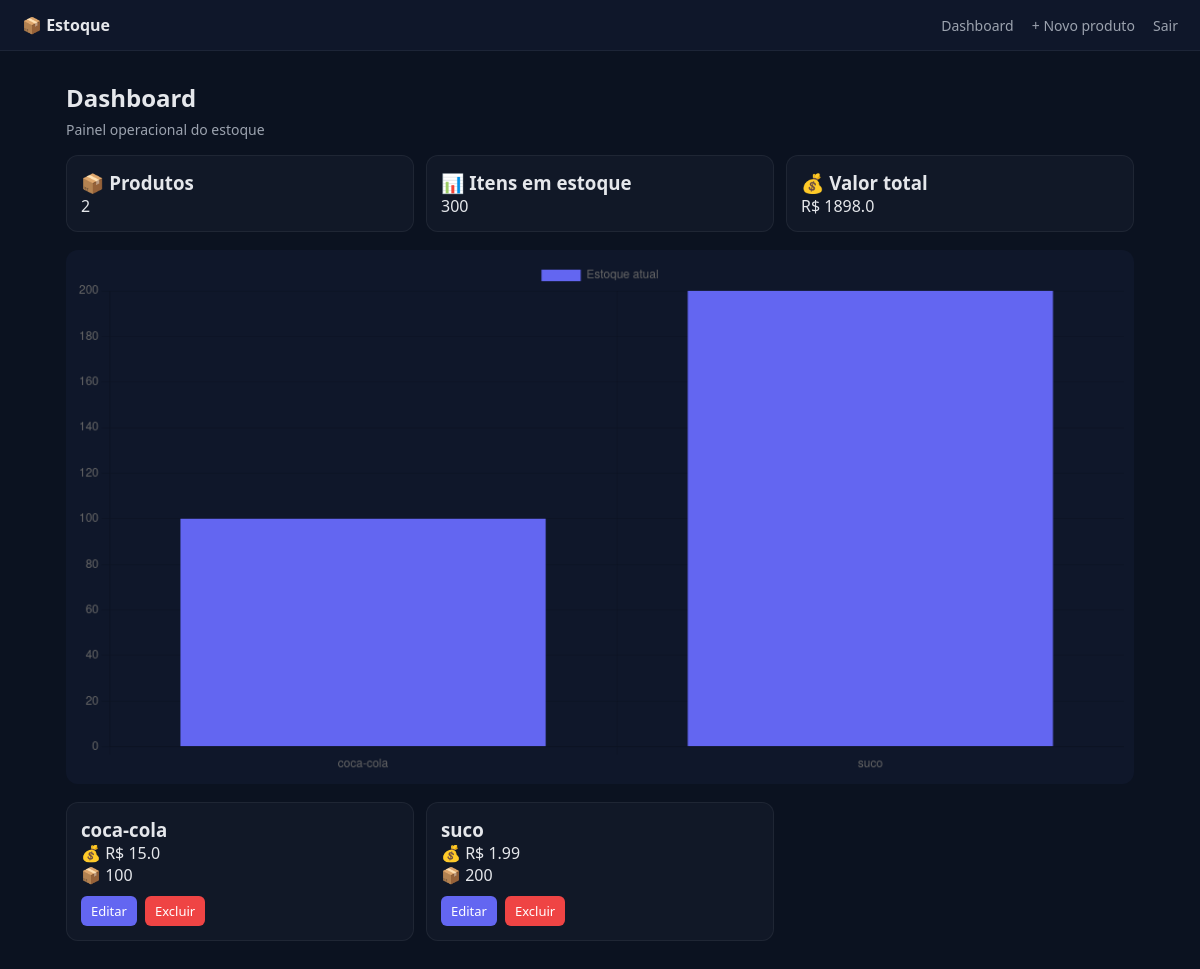
Screenshot of /home (signed in) with the database file from the repository.
### tables this page shows
CREATE TABLE produtos (
        id INTEGER PRIMARY KEY AUTOINCREMENT,
        nome TEXT,
        preco REAL,
        quantidade INTEGER
    );

### app.py (the view)
@app.route("/home")
def home():
    if not logado():
        return redirect("/")
    with conectar() as conn:
        produtos = conn.execute("SELECT * FROM produtos").fetchall()
    total_produtos = len(produtos)
    total_itens = sum(p[3] for p in produtos)
    valor_total = sum(p[2] * p[3] for p in produtos)
    return render_template(
        "index.html",
        produtos=produtos,
        total_produtos=total_produtos,
        total_itens=total_itens,
        valor_total=valor_total
    )

### app.py (called while the page is built)
def conectar():
    return sqlite3.connect(os.path.join(base_dir, "database.db"))

def logado():
    return "user" in session

### templates/index.html (shortened to what this page needs)
{% extends "base.html" %}
{% block content %}
<h2>Dashboard</h2>
<p class="sub">Painel operacional do estoque</p>
<div class="grid">
<div class="card">
    <h3>📦 Produtos</h3>
    <p>{{ total_produtos }}</p>
</div>
<div class="card">
    <h3>📊 Itens em estoque</h3>
    <p>{{ total_itens }}</p>
</div>
<div class="card">
    <h3>💰 Valor total</h3>
    <p>R$ {{ valor_total }}</p>
</div>
</div>
<canvas id="grafico"></canvas>
<script>
const nomes = [{% for p in produtos %}"{{ p[1] }}",{% endfor %}];
const qtds = [{% for p in produtos %}{{ p[3] }},{% endfor %}];
new Chart(document.getElementById("grafico"), {
    type: "bar",
    data: {
        labels: nomes,
        datasets: [{
            label: "Estoque atual",
            data: qtds,
            backgroundColor: "#6366f1"
        }]
    }
});
</script>
<div class="grid">
{% for p in produtos %}
<div class="card">
    <h3>{{ p[1] }}</h3>
    <p>💰 R$ {{ p[2] }}</p>
    <p>📦 {{ p[3] }}</p>
    <div class="actions">
        <a class="btn edit" href="/editar/{{ p[0] }}">Editar</a>
        <a class="btn delete" href="/deletar/{{ p[0] }}">Excluir</a>
    </div>
</div>
{% endfor %}
</div>
{% endblock %}

### templates/base.html (shortened to what this page needs)
<!DOCTYPE html>
<html lang="pt-br">
<head>
    <link rel="stylesheet" href="{{ url_for('static', filename='style.css') }}">
</head>
<body>
<div class="navbar">
    <div class="logo">📦 Estoque</div>
    <div>
        <a href="/home">Dashboard</a>
        <a href="/cadastrar" class="highlight">+ Novo produto</a>
        <a href="/logout">Sair</a>
    </div>
</div>
<div class="container">
{% block content %}{% endblock %}
</div>
</body>
</html>

### static/style.css (style rules this page uses)
:root { --bg: #0b1220; --panel: #111827; --panel2: #0f172a; --text: #e5e7eb; --muted: #9ca3af; --primary: #6366f1; --danger: #ef4444; --border: rgba(255,255,255,0.06); }
* { margin: 0; padding: 0; box-sizing: border-box; font-family: system-ui, -apple-system, Segoe UI, Roboto, sans-serif; }
body { background: var(--bg); color: var(--text); }
.navbar { display: flex; justify-content: space-between; align-items: center; padding: 14px 22px; background: #0f172a; border-bottom: 1px solid var(--border); }
.navbar .logo { font-weight: 600; }
.navbar a { margin-left: 14px; text-decoration: none; color: var(--muted); font-size: 14px; }
.container { max-width: 1100px; margin: 30px auto; padding: 0 16px; }
h2 { margin-bottom: 6px; }
.sub { color: var(--muted); font-size: 14px; margin-bottom: 16px; }
.grid { display: grid; grid-template-columns: repeat(3, 1fr); gap: 12px; margin-bottom: 18px; }
.card { background: var(--panel); border: 1px solid var(--border); padding: 14px; border-radius: 12px; }
canvas { background: var(--panel2); padding: 10px; border-radius: 12px; margin: 18px 0; }
.actions { margin-top: 10px; display: flex; gap: 8px; }
.btn { padding: 6px 10px; border-radius: 6px; text-decoration: none; font-size: 13px; }
.edit { background: var(--primary); color: white; }
.delete { background: var(--danger); color: white; }

### rows the page displays
produtos: nome "coca-cola", preco "15.0", quantidade "100"
produtos: nome "suco", preco "1.99", quantidade "200"

### other values shown
{{ total_produtos }} "2"
{{ total_itens }} "300"
{{ valor_total }} "1898.0"
chart data {{ p[1] }} coca-cola, suco
chart data {{ p[3] }} 100, 200
